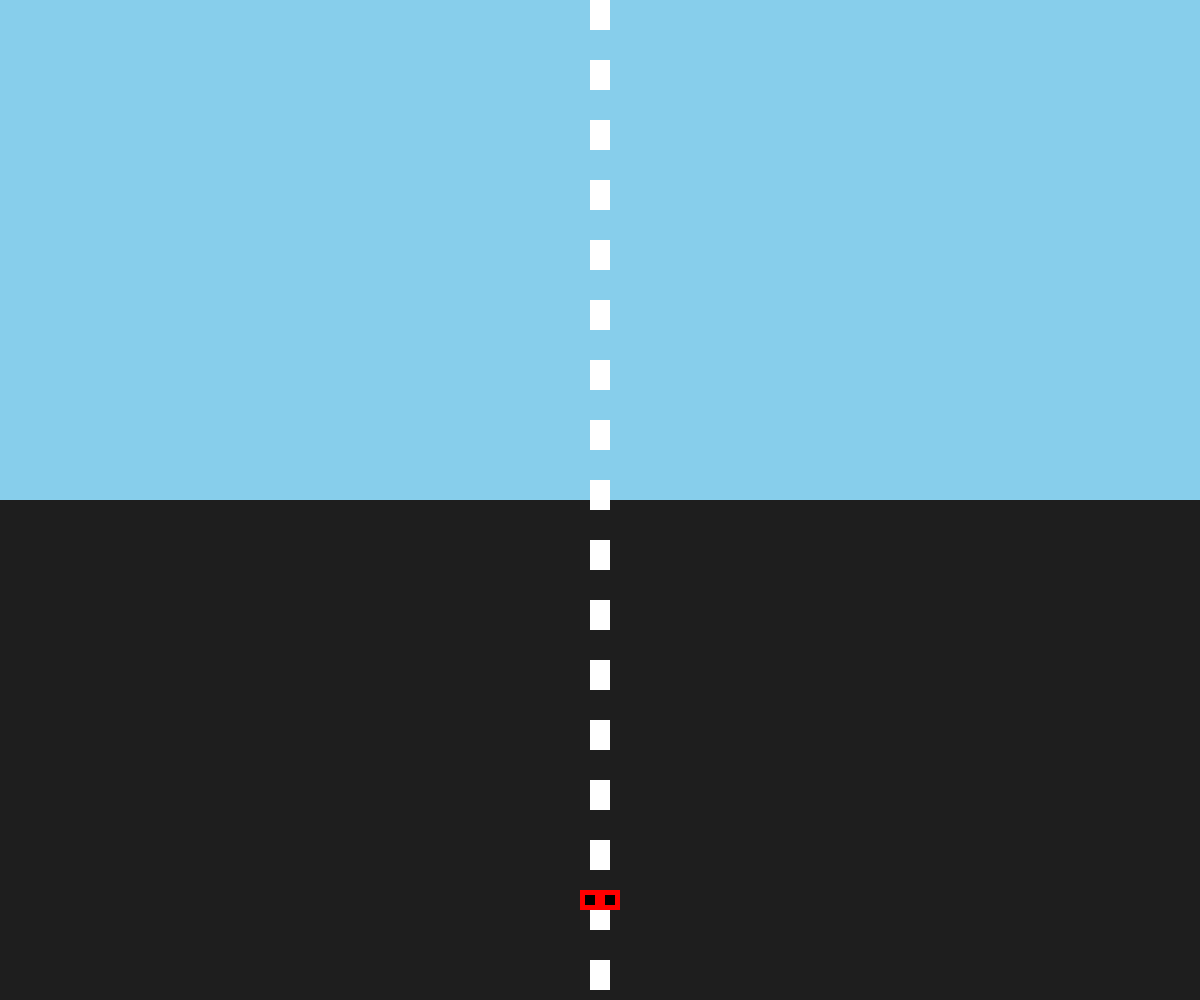
Frame 1 (no input)
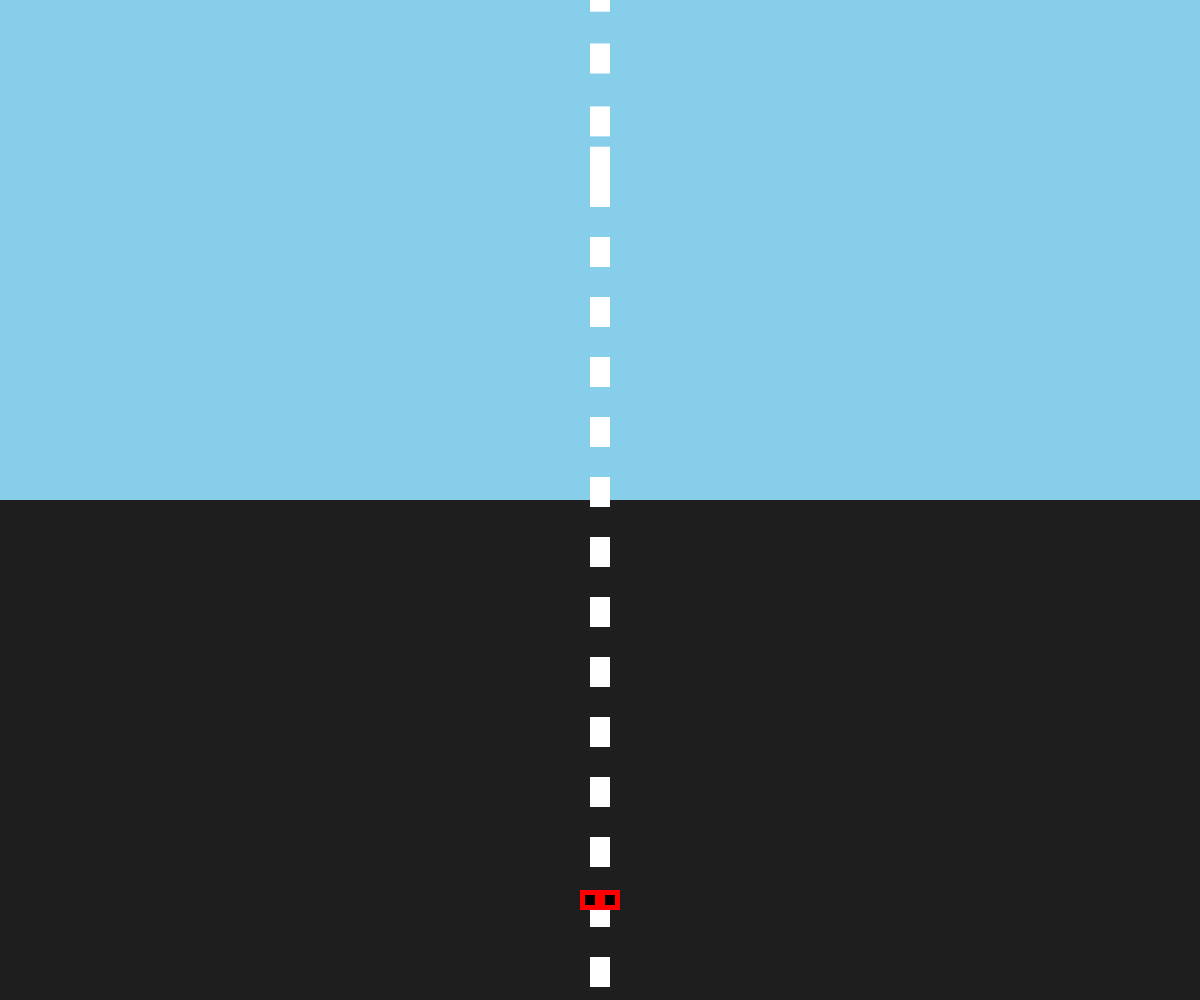
Frame 60 (no input)
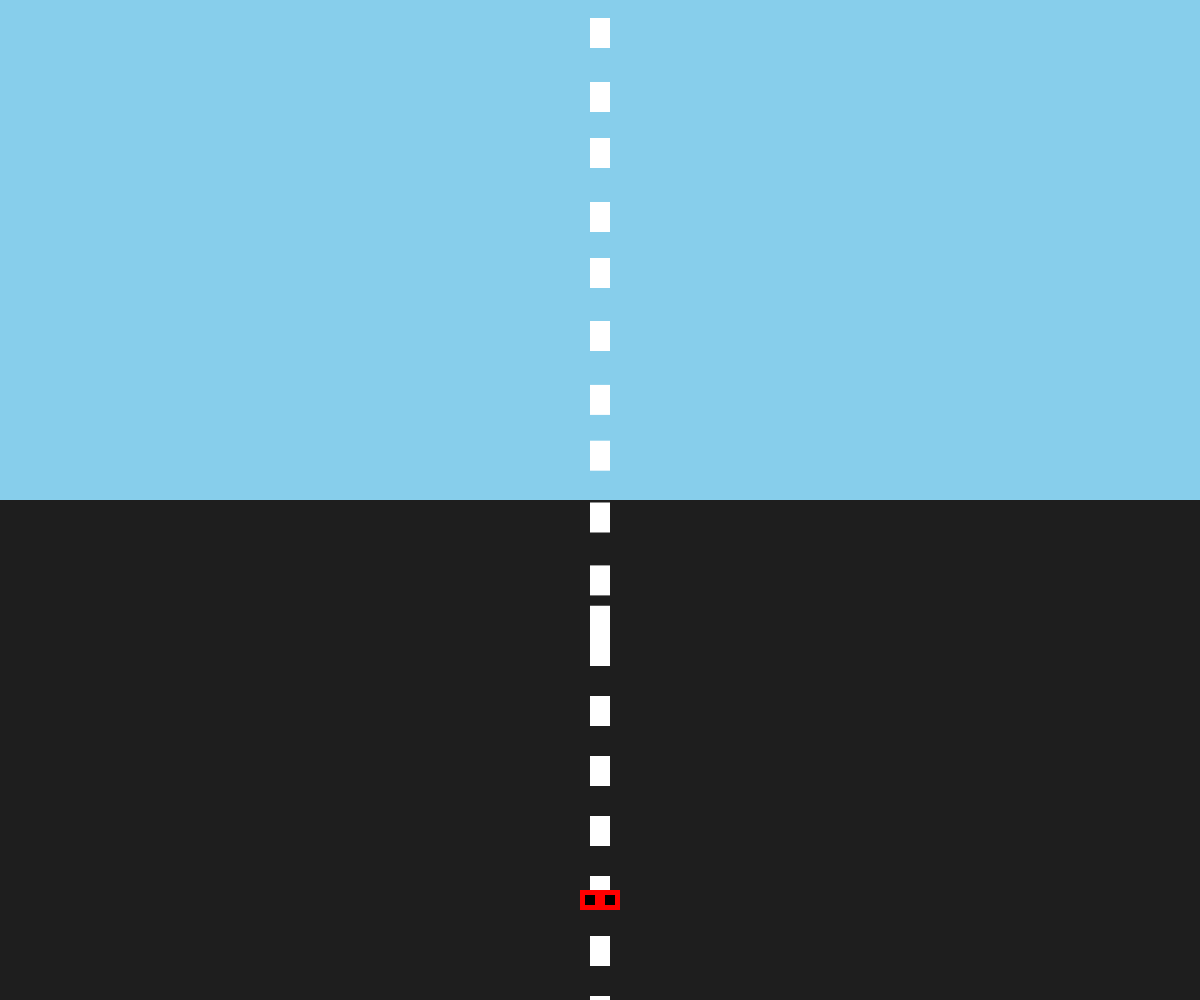
Frame 120 (the mouse pressed at the canvas centre since frame 60)

The p5.js sketch that drew these frames (run headless with seeded random() and noise() and a simulated clock; from frame 60 on, the mouse is pressed at the canvas centre):

// p5.js sketch
// ── sketch.js
let car;
let road;
let speed = 0;
let maxSpeed = 8;
let acceleration = 0.1;
let braking = false;

function setup() {
  createCanvas(windowWidth, windowHeight);
  car = {
    x: width / 2,
    y: height - 100,
    width: 40,
    height: 20,
    steering: 0
  };
  road = {
    lanes: 3,
    laneWidth: width / 3,
    markings: []
  };
  // Initialize road markings
  for (let i = 0; i < 20; i++) {
    road.markings.push({
      x: width / 2,
      y: i * 60
    });
  }
}

function draw() {
  background(50, 150, 50);
  
  // Draw sky
  fill(135, 206, 235);
  noStroke();
  rect(0, 0, width, height / 2);
  
  // Draw road
  fill(30);
  rect(0, height / 2, width, height / 2);
  
  // Draw road markings
  fill(255);
  for (let marking of road.markings) {
    rect(marking.x - 10, marking.y, 20, 30);
  }
  
  // Update car speed
  if (braking) {
    speed = max(speed - 0.3, 0);
  } else {
    speed = min(speed + acceleration, maxSpeed);
  }
  
  // Update car position based on steering
  car.x += car.steering * 5;
  car.x = constrain(car.x, car.width / 2, width - car.width / 2);
  
  // Update road markings for motion effect
  for (let marking of road.markings) {
    marking.y += speed;
    if (marking.y > height) {
      marking.y = -30;
    }
  }
  
  // Draw car
  fill(255, 0, 0);
  rect(car.x - car.width / 2, car.y - car.height / 2, car.width, car.height);
  
  // Draw car details
  fill(0);
  rect(car.x - car.width / 2 + 5, car.y - car.height / 2 + 5, 10, 10);
  rect(car.x + car.width / 2 - 15, car.y - car.height / 2 + 5, 10, 10);
}

function keyPressed() {
  if (keyCode === LEFT_ARROW) {
    car.steering = -1;
  } else if (keyCode === RIGHT_ARROW) {
    car.steering = 1;
  } else if (key === ' ') {
    braking = true;
  }
}

function keyReleased() {
  if (keyCode === LEFT_ARROW || keyCode === RIGHT_ARROW) {
    car.steering = 0;
  } else if (key === ' ') {
    braking = false;
  }
}

function windowResized() {
  resizeCanvas(windowWidth, windowHeight);
}
